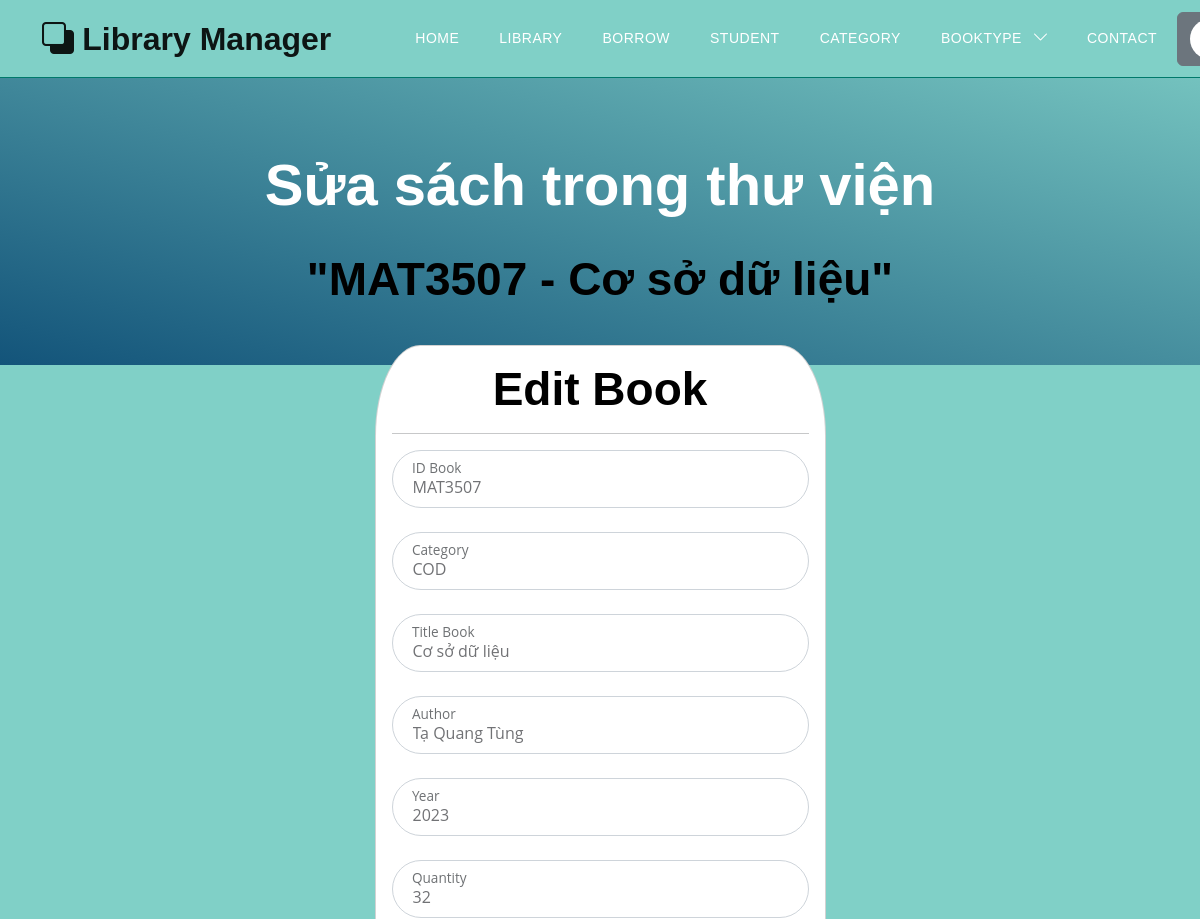
/books/edit_book?id=MAT3507 (signed in, upper part), run on an earlier commit of the app's database.
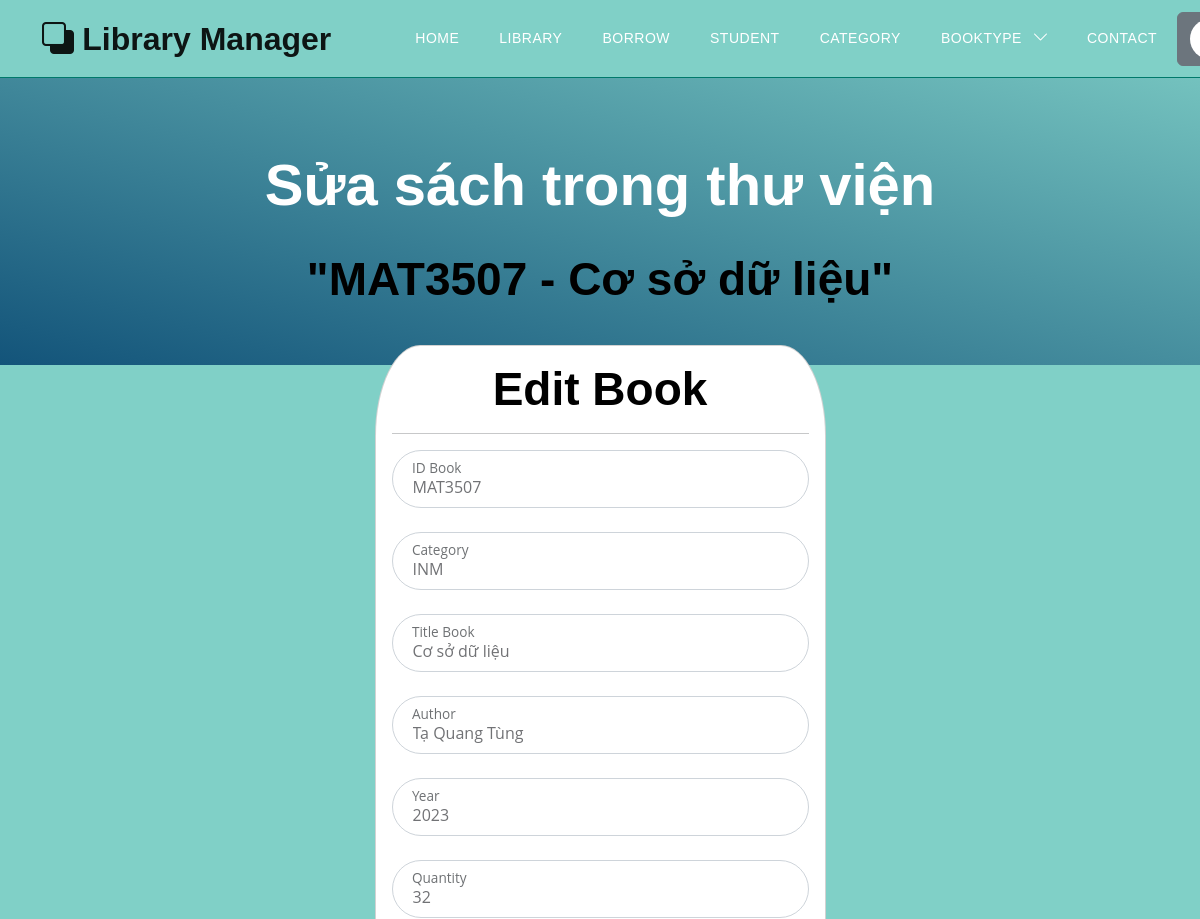
And on a later commit of the database.
### models.py (models this page shows)
class Book(Base):
    __tablename__ = 'books'
    username_id = Column(String(30), ForeignKey('users.username'), nullable=False)
    id_book = Column(String(30), primary_key=True, unique=True, index=True)         # Số thứ tự sách
    title = Column(String(100), index=True)      # Tiêu đề sách
    author = Column(String(100), index=True)     # Tác giả
    year = Column(Integer)                  # Năm xuất bản
    quantity_amount = Column(Integer, index=True, default=0)
    category_id = Column(String(10), ForeignKey('category.category_id'), nullable=False)
    insert_at = Column(DateTime, index=True)
    insert_id = Column(String(30), index=True)
    update_at = Column(DateTime,index=True)
    update_id = Column(String(30), index=True)
    delete_at = Column(DateTime,index=True)
    delete_id = Column(String(30), index=True)
    delete_flag = Column(Integer, index=True)
    image_book = Column(String(100), index=True, nullable=True)         # Đường dẫn tới ảnh của sách
    pdf_book = Column(String(100), index=True, nullable=True)           # Đường dẫn tới file PDF của sách
    user = relationship("User", back_populates="books")
    category = relationship("Category", back_populates="category_books")
    borrows = relationship("BorrowBook", back_populates="book_borrow")
    borrowfinal = relationship("BorrowBookFinal", back_populates="book_borrow_final")
    comments = relationship("CommentBook", back_populates="book")

### routers/book.py (the view)
@router.get('/books/edit_book', response_class=HTMLResponse)
async def get_edit(request: Request, id: Optional[str] = None,
                   token: str = Cookie(None), db: Session = Depends(models.get_db)):
    mean_star = function.get_mean_star(db)
    all_category2 = db.query(models.Category).filter(models.Category.delete_flag != 1).all()
    if token:
        decodeJSON = jwt.decode(token, "secret", algorithms=["HS256"])
        username = decodeJSON["username"]
        all_category = db.query(models.Category.category_id).filter(models.Category.delete_flag != 1).all()
        user = function.get_user(db, username)
        if user.role != 2:
            book = db.query(models.Book).filter((models.Book.username_id == username) & (models.Book.id_book == id)).first()
        else:
            book = db.query(models.Book).filter((models.Book.id_book == id)).first()
        if book:
            return templates.TemplateResponse("books/edit_book.html", {"request": request,
                                                                 "book": book,
                                                                 "all_category": all_category,
                                                                 "mean_star": mean_star,
                                                                 "all_category2": all_category2})
        else:
            return templates.TemplateResponse("errors/error_template.html", {"request": request,
                                                                         "mean_star": mean_star,
                                                                         "error": "Không thấy sách cần sửa!"})
    else:
        return templates.TemplateResponse("errors/error_template.html", {"request": request,
                                                                  "mean_star": mean_star,
                                                                  "error": "Page Not Found"})

### templates/books/edit_book.html (shortened to what this page needs)
{% extends "base.html" %}
{% block content %}
<section class="hero-section d-flex justify-content-center align-items-center" id="section_1"
    style="padding-bottom: 50px;">
    <div class="container">
        <div class="row">
            <div class="col-lg-8 col-12 mx-auto">
                <h1 class="text-white text-center"> Sửa sách trong thư viện </h1>
                <br>
                <h2 class="text-center"> "{{book.id_book}} - {{book.title}}" </h2>
            </div>
        </div>
    </div>
</section>
<section class="featured-section">
    <div class="container">
        <div class="row justify-content-center">
            <div class="col-lg-5 col-md-7 col-12" style="padding-top: 80px;">
                <div class="card" style="border-radius: 10%;">
                    <div class="card-body">
                        <h2 class="card-title text-center"> Edit Book </h2>
                        <hr>
                        <form action="/books/edit_book" method="post" class="custom-form" role="form" enctype="multipart/form-data">
                            <div class="form-floating mb-3">
                                <input type="text" name="id" id="id" class="form-control" required=""
                                    placeholder="ID Book" value="{{book.id_book}}" readonly>
                                <label for="id_book"> ID Book </label>
                            </div>
                            <div class="form-floating mb-3">
                                <select name="category_id" id="category_id" class="form-control" required="">
                                    <option value="{{book.category_id}}"> {{book.category_id}} </option>
                                </select>
                                <label for="category_id">Category</label>
                            </div>
                            <div class="form-floating mb-3">
                                <input type="text" name="title" id="title" class="form-control" required=""
                                    placeholder="Title" value="{{book.title}}">
                                <label for="title"> Title Book </label>
                            </div>
                            <div class="form-floating mb-3">
                                <input type="text" name="author" id="author" class="form-control" required=""
                                    placeholder="Author" value="{{book.author}}">
                                <label for="author"> Author </label>
                            </div>
                            <div class="form-floating mb-3">
                                <input type="number" name="year" id="year" class="form-control" required=""
                                    placeholder="year" value="{{book.year}}">
                                <label for="year"> Year </label>
                            </div>
                            <div class="form-floating mb-3">
                                <input type="number" name="quantity" id="quantity" class="form-control" required=""
                                    placeholder="quantity" value="{{book.quantity_amount}}">
                                <label for="quantity"> Quantity </label>
                            </div>
                        </form>
                    </div>
                </div>
            </div>
        </div>
    </div>
</section>
{% endblock content %}

What changed in the data, as far as the page shows it:
changed Book "MAT3507": category_id "COD" → "INM"
